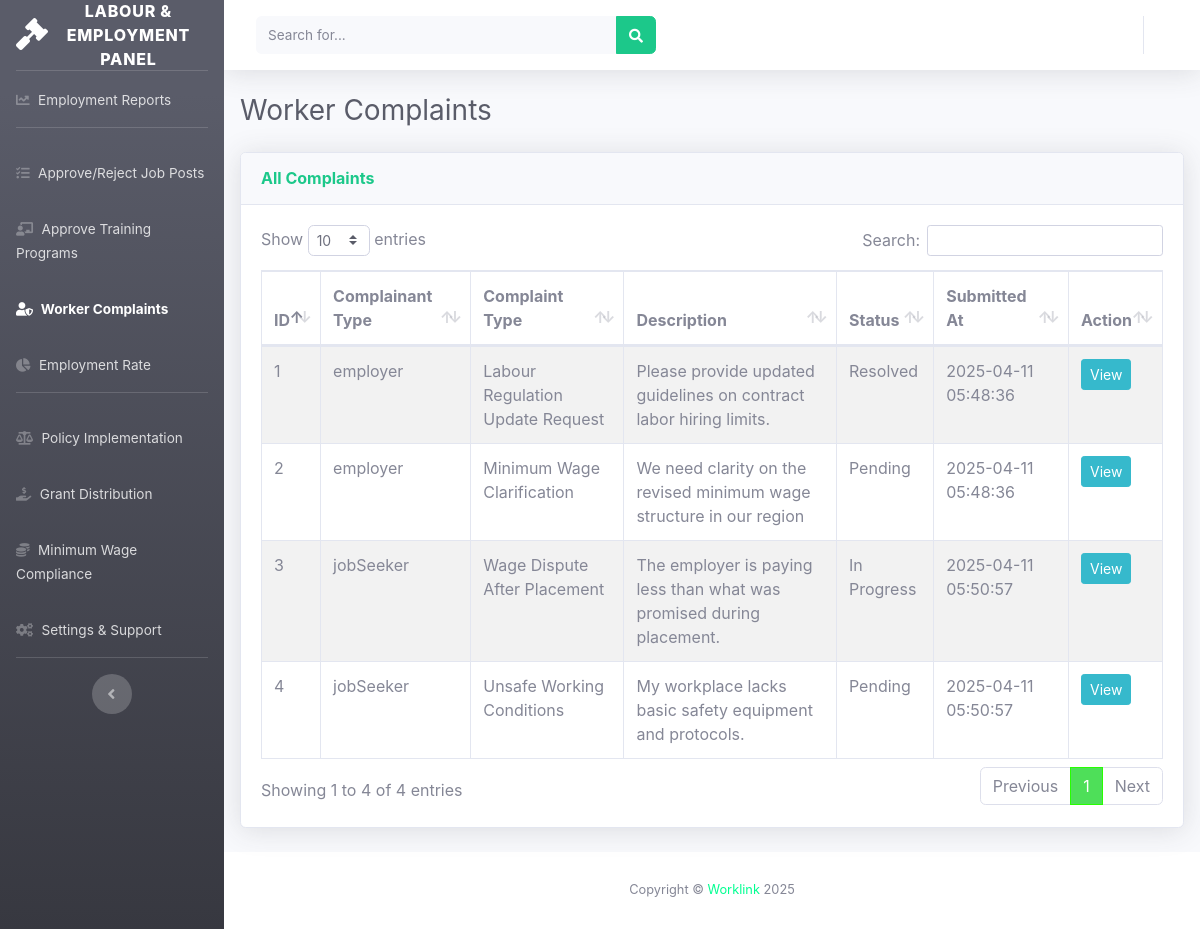
Page /governmentOfficial/worker_complaints.php (signed in) on the committed database.
### tables this page shows
CREATE TABLE `worker_complaints` (
  `id` int(11) NOT NULL,
  `complainant_type` text NOT NULL,
  `user_id` int(11) NOT NULL,
  `complaint_type` varchar(100) DEFAULT NULL,
  `description` text DEFAULT NULL,
  `resolution_note` text DEFAULT '\'Pending\'',
  `status` text DEFAULT 'Pending',
  `submitted_at` timestamp NOT NULL DEFAULT current_timestamp()
);

### governmentOfficial/worker_complaints.php (the view, shortened to what this page needs)
<!DOCTYPE html>
<html lang="en">
<head>
    <link href="vendor/fontawesome-free/css/all.min.css" rel="stylesheet">
    <link href="css/sb-admin-2.min.css" rel="stylesheet">
    <link href="vendor/datatables/dataTables.bootstrap4.min.css" rel="stylesheet">
</head>
<body id="page-top">
<?php include('sidebar.php'); include('header.php'); ?>
<div class="container-fluid px-3">
    <h3 class="mb-4 text-gray-800">Worker Complaints</h3>
    <div class="card shadow mb-4">
        <div class="card-header py-3">
            <h6 class="m-0 font-weight-bold text-success">All Complaints</h6>
        </div>
        <div class="card-body">
            <div class="table-responsive">
                <table class="table table-bordered table-hover table-striped" id="complaintsTable" width="100%" cellspacing="0">
                    <thead>
                        <tr>
                            <th>ID</th>
                            <th>Complainant Type</th>
                            <th>Complaint Type</th>
                            <th>Description</th>
                            <th>Status</th>
                            <th>Submitted At</th>
                            <th>Action</th>
                        </tr>
                    </thead>
                    <tbody>
                        <?php
                        $result = mysqli_query($con, "SELECT * FROM worker_complaints ORDER BY submitted_at DESC");
                        while ($row = mysqli_fetch_assoc($result)) {
                            $id = $row['id'];
                            echo "<tr>
                                <td>{$row['id']}</td>
                                <td>{$row['complainant_type']}</td>
                                <td>{$row['complaint_type']}</td>
                                <td>{$row['description']}</td>
                                <td>{$row['status']}</td>
                                <td>{$row['submitted_at']}</td>
                                <td><button class='btn btn-info btn-sm' data-toggle='modal' data-target='#complaintModal{$id}'>View</button></td>
                            </tr>";
                        }
                        ?>
                    </tbody>
                </table>
            </div>
        </div>
    </div>
</div>
<?php include('footer.php'); ?>
</body>
</html>

### rows in the picture
worker_complaints: id "3", complainant_type "jobSeeker", complaint_type "Wage Dispute After Placement", description "The employer is paying less than what was promised during placement.", status "In Progress", submitted_at "2025-04-11 05:50:57"
worker_complaints: id "4", complainant_type "jobSeeker", complaint_type "Unsafe Working Conditions", description "My workplace lacks basic safety equipment and protocols.", status "Pending", submitted_at "2025-04-11 05:50:57"
worker_complaints: id "1", complainant_type "employer", complaint_type "Labour Regulation Update Request", description "Please provide updated guidelines on contract labor hiring limits.", status "Resolved", submitted_at "2025-04-11 05:48:36"
worker_complaints: id "2", complainant_type "employer", complaint_type "Minimum Wage Clarification", description "We need clarity on the revised minimum wage structure in our region", status "Pending", submitted_at "2025-04-11 05:48:36"
